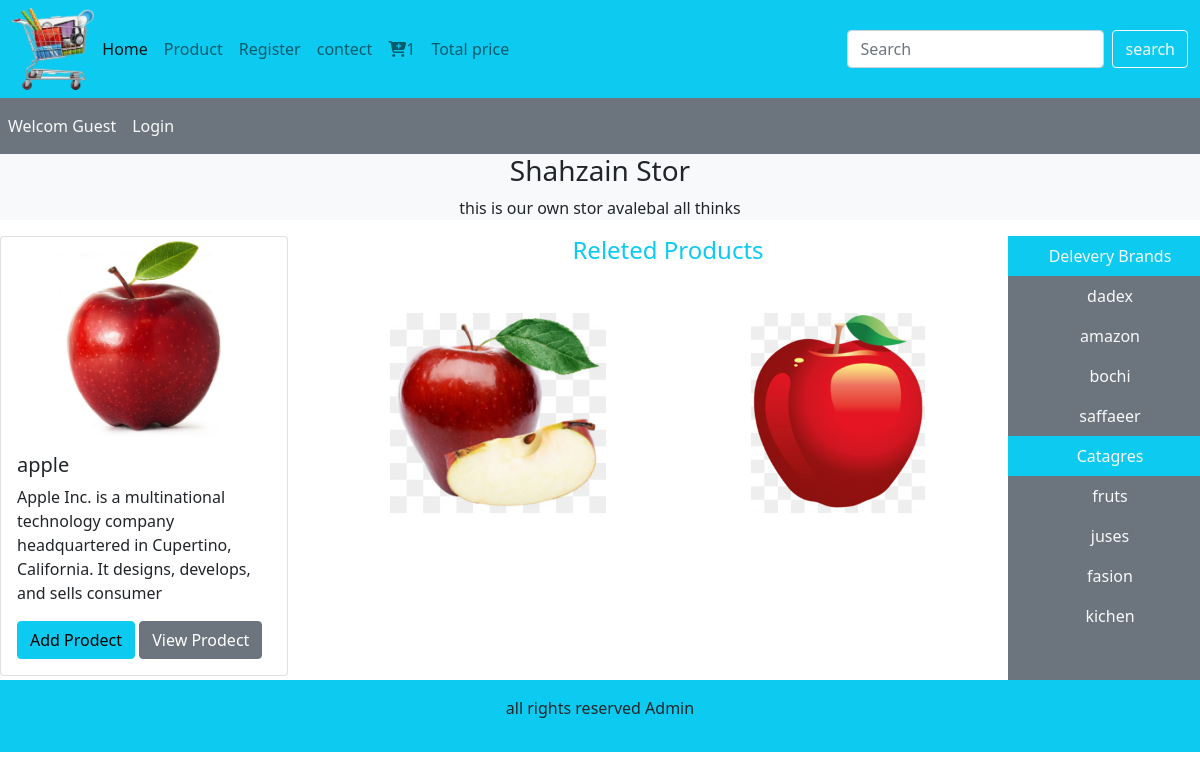
Screenshot of /product_detail.php?product_id=11 with the database file from the repository.
### tables this page shows
CREATE TABLE `insert_product` (
  `product_id` int(11) NOT NULL,
  `product_title` varchar(255) NOT NULL,
  `product_description` varchar(255) NOT NULL,
  `product_keyword` varchar(255) NOT NULL,
  `category_id` varchar(255) NOT NULL,
  `brand_id` varchar(255) NOT NULL,
  `product_image1` varchar(255) NOT NULL,
  `product_image2` varchar(255) NOT NULL,
  `product_image3` varchar(255) NOT NULL,
  `product_price` varchar(255) NOT NULL,
  `date` timestamp NOT NULL DEFAULT current_timestamp() ON UPDATE current_timestamp(),
  `status` varchar(255) NOT NULL
);

CREATE TABLE `brands` (
  `brand_id` int(11) NOT NULL,
  `brand_title` varchar(255) NOT NULL
);

CREATE TABLE `categories` (
  `category_id` int(11) NOT NULL,
  `category_title` varchar(255) NOT NULL
);

### function/common_function.php (the view, shortened to what this page needs)
<?php
include("./include/connect.php");
function getcategories(){
    global $con;
    $select_categories="select * from `categories`";
    $Result_categories=mysqli_query($con,$select_categories);
    while($row_data=mysqli_fetch_assoc($Result_categories)){
    $category_title=$row_data['category_title'];
    $category_id=$row_data['category_id'];
        echo "<li class='nav-item'>
    <a href='index.php?category=$category_id' class='nav-link text-light'>$category_title</a>
    </li>";
  }
}
    function getbrands(){
        global $con;
        $select_brands="select * from `brands`";
        $Result_brands=mysqli_query($con,$select_brands);
        while($row_data=mysqli_fetch_assoc($Result_brands)){
         $brand_title=$row_data['brand_title'];
         $brand_id=$row_data['brand_id'];
         echo "<li class='nav-item'>
         <a href='index.php?brand=$brand_id' class='nav-link text-light'>$brand_title</a>
       </li>";
        }
    }
      function view_detail_products(){
        global $con;
        if(isset($_GET['product_id'])){
        if(!isset($_GET['category'])){
          if(!isset($_GET['brand'])){
            $product_id=$_GET['product_id'];
        $select_query="select * from `insert_product` where product_id=$product_id";
        $Result_query=mysqli_query($con,$select_query);
         while($row=mysqli_fetch_assoc($Result_query)){
          $product_id=$row['product_id'];
          $product_title=$row['product_title'];
          $product_description=$row['product_description'];
          $product_image1=$row['product_image1'];
          $product_image2=$row['product_image2'];
          $product_image3=$row['product_image3'];
          echo "<div class='col-4 mb-1'>
                  <div class='card' style='width: 18rem;'>
                    <img src='./image/$product_image1' class='card-img-top' alt='...'>
                    <div class='card-body'>
                    <h5 class='card-title'>$product_title</h5>
                    <p class='card-text'>$product_description</p>
                    <a href='index.php?add_to_cart=$product_id' class='btn btn-info'>Add Prodect</a>
                    <a href='product_detail.php?product_id=$product_id' class='btn btn-secondary'>View Prodect</a>
                    </div>
                    </div>
               </div>
       <div class='col-md-8'>
              <div class='row'>
                  <div class='col-md-12'>
                     <h4 class='text-center text-info mb-5'>Releted Products </h4>
                  </div>
                 <div class='col-md-6'>
                   <img src='./image/$product_image2' class='card-img-top' alt='$product_title'>
                 </div>
                 <div class='col-md-6'>
                  <img src='./image/$product_image3' class='card-img-top' alt='$product_title'>
                </div>
         </div>
       </div>";
         }
        }
      }
    }
      }
?>

### style.css (style rules this page uses)
* { margin: 0; padding: 0; box-sizing: border-box; }
.card-img-top { width: 100%; height: 200px; object-fit: contain; }

### rows the page displays
insert_product: product_image1 (picture), product_title "apple", product_description "Apple Inc. is a multinational technology company headquartered in Cupertino, California. It designs, develops, and sells consumer", product_image2+product_title (picture), product_image3+product_title (picture)
brands: brand_title "dadex"
brands: brand_title "amazon"
brands: brand_title "bochi"
brands: brand_title "saffaeer"
categories: category_title "fruts"
categories: category_title "juses"
categories: category_title "fasion"
categories: category_title "kichen"
